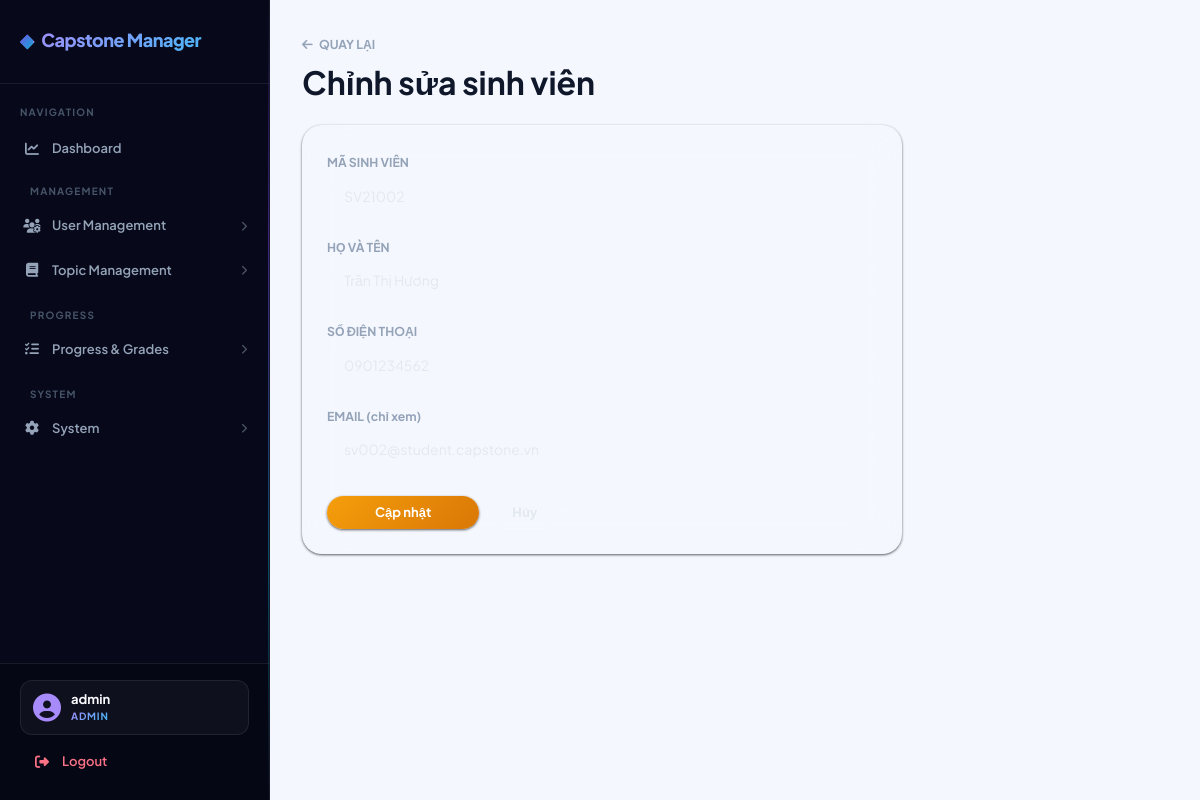
Page /index.php?page=student-edit&id=2 (signed in) on the committed database.
### tables this page shows
CREATE TABLE students (
  id           INT UNSIGNED AUTO_INCREMENT PRIMARY KEY,
  user_id      INT UNSIGNED NOT NULL UNIQUE,
  student_code VARCHAR(20)  NOT NULL UNIQUE,
  full_name    VARCHAR(150) NOT NULL,
  phone        VARCHAR(20)  DEFAULT NULL,
  created_at   TIMESTAMP DEFAULT CURRENT_TIMESTAMP,
  FOREIGN KEY (user_id) REFERENCES users(id) ON DELETE CASCADE
);

CREATE TABLE users (
  id         INT UNSIGNED AUTO_INCREMENT PRIMARY KEY,
  email      VARCHAR(150) NOT NULL UNIQUE,
  password   VARCHAR(255) NOT NULL,
  role       ENUM('admin','lecturer','student') NOT NULL DEFAULT 'student',
  status     ENUM('active','locked') NOT NULL DEFAULT 'active',
  created_at TIMESTAMP DEFAULT CURRENT_TIMESTAMP
);

### app/controllers/StudentController.php (called while the page is built, shortened)
<?php
class StudentController {
    private $studentModel;
    public function __construct() {
        $this->studentModel = new Student();
    }
    public function edit() {
        $id      = (int)($_GET['id'] ?? 0);
        $student = $this->studentModel->find($id);
        require '../app/views/students/edit.php';
    }
}

### core/Database.php (called while the page is built)
<?php
class Database {
    private static $instance = null;
    private $conn;
    private $host = "localhost";
    private $dbname = "capstone_manager";
    private $username = "root";
    private $password = "";
    private function __construct(){
        try{
            $this->conn = new PDO(
                "mysql:host={$this->host};dbname={$this->dbname};charset=utf8mb4",
                $this->username,
                $this->password
            );
            $this->conn->setAttribute(
                PDO::ATTR_ERRMODE,
                PDO::ERRMODE_EXCEPTION
            );
            $this->conn->setAttribute(
                PDO::ATTR_DEFAULT_FETCH_MODE,
                PDO::FETCH_ASSOC
            );
        }catch(PDOException $e){
            die("Database Error: " . $e->getMessage());
        }
    }
    public static function getInstance(){
        if(self::$instance == null){
            self::$instance = new Database();
        }
        return self::$instance;
    }
    public function getConnection(){
        return $this->conn;
    }
}

### app/models/Student.php (called while the page is built, shortened)
<?php
class Student {
    private $conn;
    public function __construct(){
        $this->conn = Database::getInstance()->getConnection();
    }
    public function find($id){
        $stmt = $this->conn->prepare(
            "SELECT students.*, users.email
             FROM students
             JOIN users ON users.id = students.user_id
             WHERE students.id = ?"
        );
        $stmt->execute([$id]);
        return $stmt->fetch(PDO::FETCH_ASSOC);
    }
}

### app/views/students/edit.php (the view, shortened to what this page needs)
<?php require '../app/views/layouts/header.php'; ?>
<?php require '../app/views/layouts/sidebar.php'; ?>
<div class="main-content" style="padding: 32px; background: #f4f7fe; min-height: 100vh;">
    <div class="mb-4">
        <a href="index.php?page=students" class="text-decoration-none text-muted small fw-bold">
            <i class="fa-solid fa-arrow-left me-1"></i> QUAY LẠI
        </a>
        <h2 class="fw-bold mt-2" style="color:#0f172a">Chỉnh sửa sinh viên</h2>
    </div>
    <div class="card border-0 shadow-sm p-4" style="border-radius:20px; max-width:600px">
        <form method="POST" action="index.php?page=student-update&id=<?= $student['id'] ?>">
            <div class="mb-3">
                <label class="fw-bold small text-muted">MÃ SINH VIÊN</label>
                <input type="text" name="student_code" class="form-control rounded-pill px-3"
                       value="<?= htmlspecialchars($student['student_code'] ?? '') ?>" required>
            </div>
            <div class="mb-3">
                <label class="fw-bold small text-muted">HỌ VÀ TÊN</label>
                <input type="text" name="full_name" class="form-control rounded-pill px-3"
                       value="<?= htmlspecialchars($student['full_name']) ?>" required>
            </div>
            <div class="mb-3">
                <label class="fw-bold small text-muted">SỐ ĐIỆN THOẠI</label>
                <input type="text" name="phone" class="form-control rounded-pill px-3"
                       value="<?= htmlspecialchars($student['phone'] ?? '') ?>">
            </div>
            <div class="mb-4">
                <label class="fw-bold small text-muted">EMAIL (chỉ xem)</label>
                <input type="text" class="form-control rounded-pill px-3 bg-light"
                       value="<?= htmlspecialchars($student['email'] ?? '') ?>" readonly>
            </div>
            <div class="d-flex gap-2">
                <button type="submit" class="btn btn-warning rounded-pill px-5 fw-bold text-white shadow-sm">
                    Cập nhật
                </button>
                <a href="index.php?page=students" class="btn btn-light rounded-pill px-4">Hủy</a>
            </div>
        </form>
    </div>
</div>
<?php require '../app/views/layouts/footer.php'; ?>

### public/assets/css/style.css (style rules this page uses)
:root { --primary: #7c3aed; --primary-glow: rgba(124, 58, 237, 0.4); --primary-light: rgba(124, 58, 237, 0.15); --accent: #06b6d4; --accent-glow: rgba(6, 182, 212, 0.35); --accent-light: rgba(6, 182, 212, 0.12); --success: #10b981; --success-glow: rgba(16, 185, 129, 0.35); --success-light: rgba(16, 185, 129, 0.12); --warning: #f59e0b; --warning-glow: rgba(245, 158, 11, 0.35); --warning-light: rgba(245, 158, 11, 0.12); --danger: #ef4444; --danger-glow: rgba(239, 68, 68, 0.35); --danger-light: rgba(239, 68, 68, 0.12); --info: #3b82f6; --info-glow: rgba(59, 130, 246, 0.35); --info-light: rgba(59, 130, 246, 0.12); --bg-base: #050816; --bg-surface: #0a0f1e; --bg-elevated: #0d1526; --glass-bg: rgba(255, 255, 255, 0.04); --glass-bg-hover: rgba(255, 255, 255, 0.07); --glass-border: rgba(255, 255, 255, 0.08); --glass-border-hover: rgba(255, 255, 255, 0.15); --glass-blur: blur(20px); --sidebar-w: 270px; --sidebar-bg: #07091a; --text: #e2e8f0; --text-muted: #94a3b8; --text-faint: #475569; --text-bright: #f8fafc; --border: rgba(255, 255, 255, 0.07); --border-light: rgba(255, 255, 255, 0.04); --radius-sm: 8px; --radius-md: 12px; --radius-lg: 16px; --radius-xl: 20px; --radius-2xl: 24px; --radius-3xl: 32px; --shadow-sm: 0 1px 3px rgba(0,0,0,.4), 0 1px 2px rgba(0,0,0,.3); --shadow-md: 0 4px 24px rgba(0,0,0,.35); --shadow-lg: 0 10px 50px rgba(0,0,0,.5); --shadow-glow: 0 0 40px rgba(124, 58, 237, 0.15); --font: 'Plus Jakarta Sans', sans-serif; --transition: all .2s cubic-bezier(0.4, 0, 0.2, 1); --transition-slow: all .4s cubic-bezier(0.4, 0, 0.2, 1); }
*, *::before, *::after { box-sizing: border-box; margin: 0; padding: 0; }
html { scroll-behavior: smooth; }
body { font-family: var(--font); background: var(--bg-base); color: var(--text); font-size: 14px; line-height: 1.6; min-height: 100vh; overflow-x: hidden; }
body::before { content: ''; position: fixed; inset: 0; background: radial-gradient(ellipse 80% 60% at 20% 10%, rgba(124, 58, 237, 0.08) 0%, transparent 60%), radial-gradient(ellipse 60% 50% at 80% 80%, rgba(6, 182, 212, 0.06) 0%, transparent 60%), radial-gradient(ellipse 40% 40% at 50% 50%, rgba(59, 130, 246, 0.04) 0%, transparent 70%); pointer-events: none; z-index: 0; }
a { text-decoration: none; color: inherit; }
.main-content { margin-left: var(--sidebar-w); min-height: 100vh; padding: 28px 32px; background: transparent; position: relative; }
.card { background: var(--glass-bg) !important; backdrop-filter: var(--glass-blur); -webkit-backdrop-filter: var(--glass-blur); border-radius: var(--radius-xl) !important; border: 1px solid var(--glass-border) !important; box-shadow: var(--shadow-md); transition: var(--transition); color: var(--text); }
.btn { display: inline-flex; align-items: center; justify-content: center; gap: 6px; padding: 9px 18px; font-size: 13px; font-weight: 700; font-family: var(--font); border: none; border-radius: var(--radius-md); cursor: pointer; transition: var(--transition); text-decoration: none; line-height: 1; position: relative; overflow: hidden; }
.btn::before { content: ''; position: absolute; inset: 0; background: rgba(255,255,255,0.1); opacity: 0; transition: var(--transition); }
.btn-warning { background: linear-gradient(135deg, #f59e0b, #d97706) !important; color: #fff !important; border: none !important; box-shadow: 0 4px 20px rgba(245,158,11,0.3); }
.btn-light { background: rgba(255,255,255,0.07) !important; color: var(--text) !important; border: 1px solid var(--glass-border) !important; }
.rounded-pill { border-radius: 50px !important; }
.form-control, .form-select { width: 100%; height: 46px; padding: 0 14px; font-size: 14px; font-family: var(--font); color: var(--text); background: rgba(255,255,255,0.05) !important; border: 1.5px solid var(--glass-border) !important; border-radius: var(--radius-md); transition: var(--transition); outline: none; appearance: none; }
.form-control::placeholder { color: var(--text-faint); }
.bg-white, .bg-light { background: var(--glass-bg) !important; }
.text-muted { color: var(--text-muted) !important; }
.shadow-sm { box-shadow: var(--shadow-sm) !important; }
.bg-light { background: rgba(255,255,255,0.04) !important; color: var(--text) !important; }

### rows in the picture
students: student_code "SV21002", full_name "Trần Thị Hương", phone "0901234562", user.email "sv002@student.capstone.vn"

### other values in the picture
explode('@', $email)[0] "admin"
$_SESSION['user']['role'] "ADMIN"
